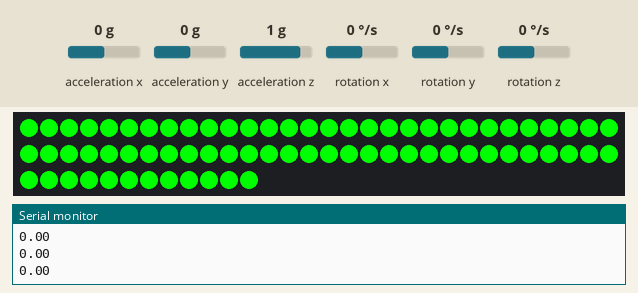
Recording of a sketch running on a simulated ESP8266 (NodeMCU). On the bench: 72 RGB LEDs in strip order, left to right, continuing on the next row, the last lines printed to the serial monitor. Inputs (shaded band) come from the test bench; at power-on: acceleration x 0 g, acceleration y 0 g, acceleration z 1 g, rotation x 0 °/s, rotation y 0 °/s, rotation z 0 °/s.

Above: at 3.2 s.
3.3 s: acceleration x set to -1.4 g
At 4.7 s:
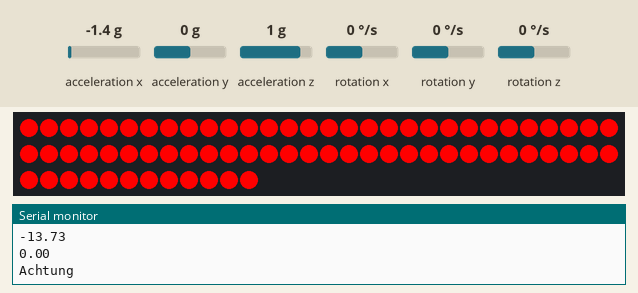
5.1 s: acceleration x set to 0 g
At 6.9 s:
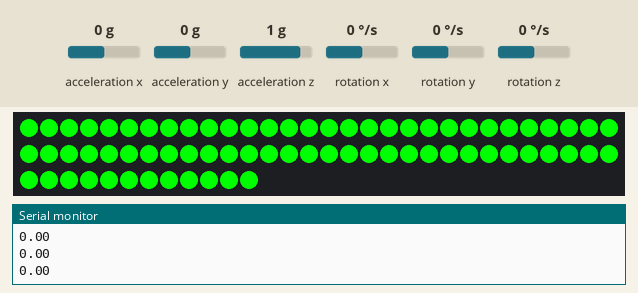
7.2 s: acceleration x set to -0.8 g
At 8.1 s:
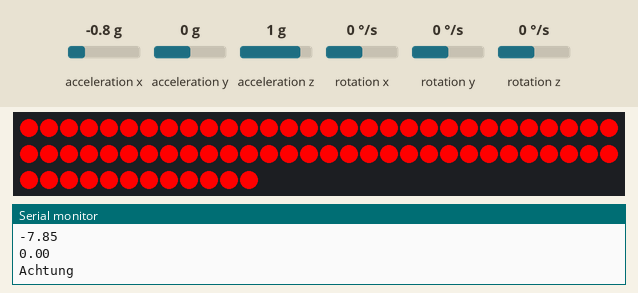
Timing chart, 0 to 10.2 s (numbered marks = the images above; inputs shaded):
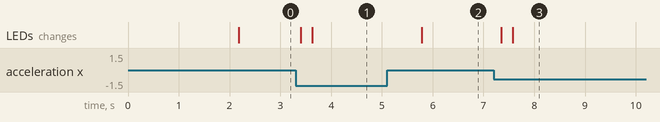

Measured:
- after the input at 3.3 s, the LEDs: first change after 0.10 s (image 1 shows a later state)
- after the input at 5.1 s, the LEDs: change after 0.68 s (image 2)
- after the input at 7.2 s, the LEDs: first change after 0.15 s (image 3 shows a later state)

The sketch:

Kaefig_Led.ino
```cpp
#include <Adafruit_NeoPixel.h>
#ifdef __AVR__
 #include <avr/power.h> // Required for 16 MHz Adafruit Trinket
#endif
#include "MPU9250.h"
#define LED_PIN   D3
#define LED_COUNT 72

Adafruit_NeoPixel strip(LED_COUNT, LED_PIN, NEO_GRB + NEO_KHZ800);
MPU9250 IMU(Wire,0x68);
int status;
float x = 0;
float y = 0;
float tx = 0;
float ty = 0;
void setup() {
  Serial.begin(9600);
  strip.begin();           // INITIALIZE NeoPixel strip object (REQUIRED)
  strip.show();            // Turn OFF all pixels ASAP
  strip.setBrightness(255); // Set BRIGHTNESS to about 1/5 (max = 255)
  status = IMU.begin();
  delay(2000);
  IMU.readSensor();
  tx = IMU.getAccelX_mss();
  ty = IMU.getAccelY_mss();
}

void loop() {
  IMU.readSensor();
  x = IMU.getAccelX_mss();
  y = IMU.getAccelY_mss();
  Serial.println(x);
  Serial.println(y);
  if(x < tx-0.08 || x > tx+0.08 || y < ty-0.08 || y > ty+0.08){
    Serial.println("Achtung");
    colorWipe(strip.Color(255,   0,   0),1);
    delay(500);
  }
  else{
    colorWipe(strip.Color(0,   255,   0),0.1);
  }


}

void rainbow(int wait) {
  // Hue of first pixel runs 5 complete loops through the color wheel.
  // Color wheel has a range of 65536 but it's OK if we roll over, so
  // just count from 0 to 5*65536. Adding 256 to firstPixelHue each time
  // means we'll make 5*65536/256 = 1280 passes through this outer loop:
  for(long firstPixelHue = 0; firstPixelHue < 5*65536; firstPixelHue += 256) {
    for(int i=0; i<9; i++) { // For each pixel in strip...
      // Offset pixel hue by an amount to make one full revolution of the
      // color wheel (range of 65536) along the length of the strip
      // (strip.numPixels() steps):
      int pixelHue = firstPixelHue + (i * 65536L / strip.numPixels());
      // strip.ColorHSV() can take 1 or 3 arguments: a hue (0 to 65535) or
      // optionally add saturation and value (brightness) (each 0 to 255).
      // Here we're using just the single-argument hue variant. The result
      // is passed through strip.gamma32() to provide 'truer' colors
      // before assigning to each pixel:
      layer(i, strip.gamma32(strip.ColorHSV(pixelHue)));
    }
    strip.show(); // Update strip with new contents
    delay(wait);  // Pause for a moment
  }
}

void layer(int layer, uint32_t color) { //
  for(int i=1; i<8; i++) {
    strip.setPixelColor(i * layer - 1, color);
    strip.show();
  }
}

void colorWipe(uint32_t color, int wait) {
  for(int i=0; i<strip.numPixels(); i++) { // For each pixel in strip...
    strip.setPixelColor(i, color);         //  Set pixel's color (in RAM)
    strip.show();                          //  Update strip to match
    delay(wait);                           //  Pause for a moment
  }
}
```
